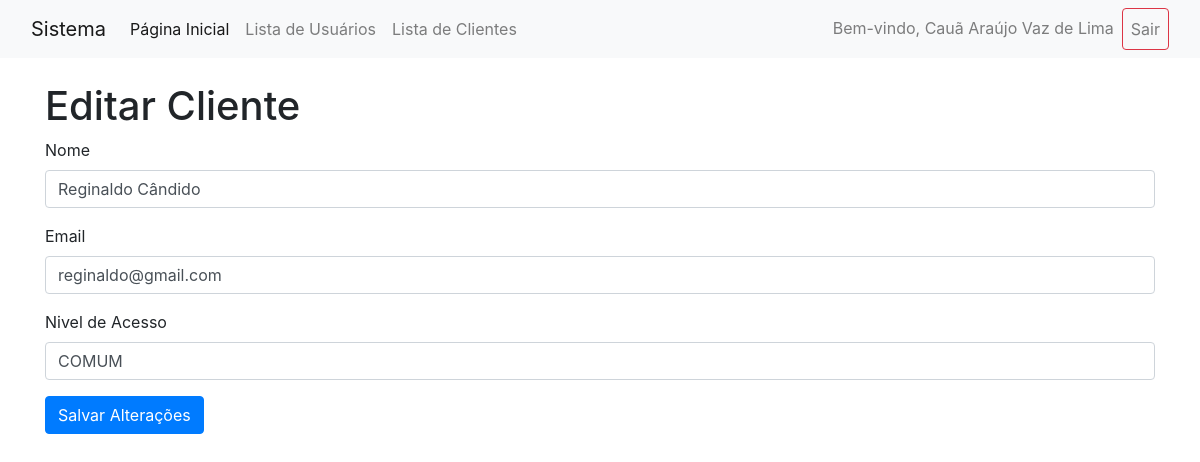
Screenshot of /cadastro_cliente/editar_usuarios.php?id=4 (signed in) with the database file from the repository.
### tables this page shows
CREATE TABLE `usuarios` (
  `id` int NOT NULL AUTO_INCREMENT,
  `nome` varchar(100) NOT NULL,
  `email` varchar(100) NOT NULL,
  `senha` varchar(255) NOT NULL,
  `nivel_acesso` varchar(255) NOT NULL,
  PRIMARY KEY (`id`),
  UNIQUE KEY `email` (`email`)
);

### cadastro_cliente/editar_usuarios.php (the view, shortened to what this page needs)
<?php
include 'conexao.php';
include 'menu.php';
$id = $_GET['id'];
$usuarios = $conn->prepare("SELECT * FROM usuarios WHERE id = ?");
$usuarios->execute([$id]);
$usuarios = $usuarios->fetch(PDO::FETCH_ASSOC);
?>
<!DOCTYPE html>
<html lang="pt-br">
<head>
  <link rel="stylesheet" href="https://maxcdn.bootstrapcdn.com/bootstrap/4.5.2/css/bootstrap.min.css">
</head>
<body>
  <div class="container">
    <h1 class="mt-4">Editar Cliente</h1>
    <form method="POST" enctype="multipart/form-data">
      <div class="form-group">
        <label for="nome">Nome</label>
        <input type="text" class="form-control" name="nome" value="<?= htmlspecialchars($usuarios['nome']) ?>" required>
      </div>
      <div class="form-group">
        <label for="email">Email</label>
        <input type="email" class="form-control" name="email" value="<?= htmlspecialchars($usuarios['email']) ?>"
          required>
      </div>
      <div class="form-group">
        <label for="nivel_acesso">Nivel de Acesso</label>
        <input type="text" class="form-control" name="nivel_acesso"
          value="<?= htmlspecialchars($usuarios['nivel_acesso']) ?>" required>
      </div>
      <button type="submit" class="btn btn-primary">Salvar Alterações</button>
    </form>
  </div>
</body>
</html>

### rows the page displays
usuarios: nome "Reginaldo Cândido", email "reginaldo@gmail.com", nivel_acesso "COMUM"

### other values shown
$_SESSION['nome_usuario'] "Cauã Araújo Vaz de Lima"
